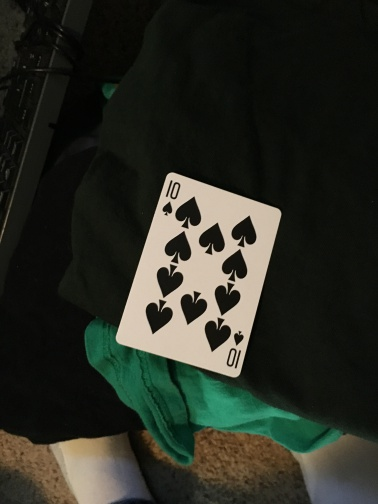
%> input picture Dataset/train/card_19.JPG, 378 x 504 px
$ octave segmentation.m   (GNU Octave 9; MATLAB toolbox functions it lacks are replaced by stand-ins)
%> lines starting %> are read from the running program, lines starting %| are printed output that depends on the picture; in (x1, y1, x2, y2) boxes, pixels count from 0 and x2, y2 are one past the last pixel; in counts of white or black regions, pixels touching at a corner belong together; the program's own positions count from 1
close all;
clear all;

img = rgb2gray(imread("Dataset/train/card_19.JPG"));
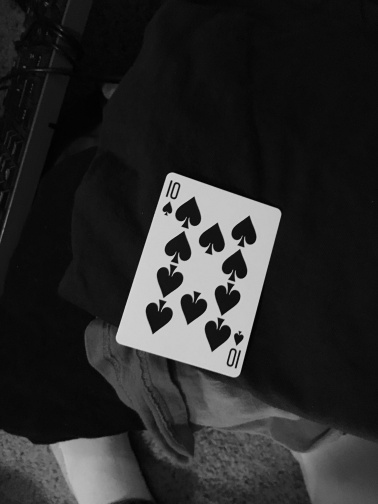
%> img: size 504x378 uint8; min 0, max 218, mean 42.3

% detect card
[counts,x] = imhist(img,17);
%> counts = 17 values, max 124779 at index 2, min 0 at index 16, mean 11206.6; x = 17 values from 0 to 255
T = otsuthresh(counts);
%> T = 0.375
img_bw = imbinarize(img,T);
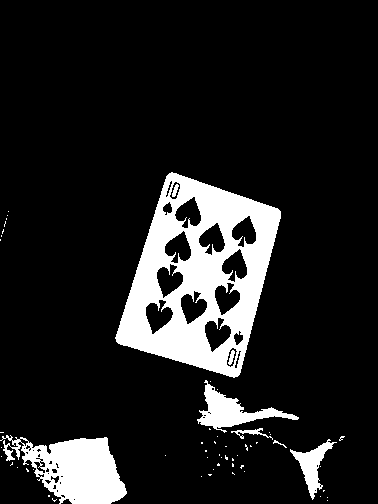
%> img_bw: size 504x378 logical; 13% white; 58 white regions (50 under 20 px), largest, box (x1, y1, x2, y2) and area: (115, 172, 281, 378) 16760, (0, 435, 127, 504) 4966, (197, 380, 299, 433) 1677

%> (the run ends here)

$ run again, with Dataset/train/card_1.JPG copied over Dataset/train/card_19.JPG
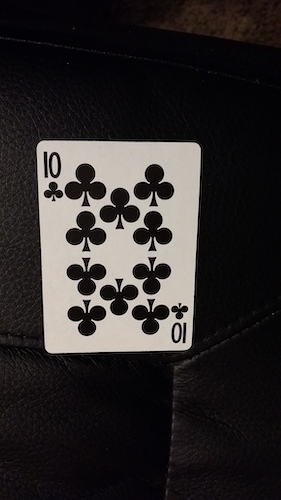
%> input picture Dataset/train/card_1.JPG, 281 x 500 px
%> counts = 17 values, max 51718 at index 1, min 0 at index 16, mean 8264.7; x = 17 values from 0 to 255
%> T = 0.375
%> `img_bw = imbinarize(img,T);`:
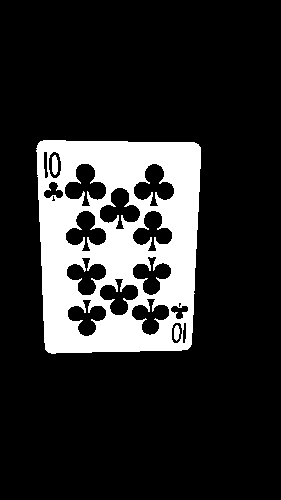
%> img_bw: size 500x281 logical; 17.2% white; 3 white regions, box (x1, y1, x2, y2) and area: (36, 140, 201, 354) 23920, (52, 155, 58, 175) 102, (174, 325, 180, 341) 74

$ run again, with Dataset/train/card_10.JPG copied over Dataset/train/card_19.JPG
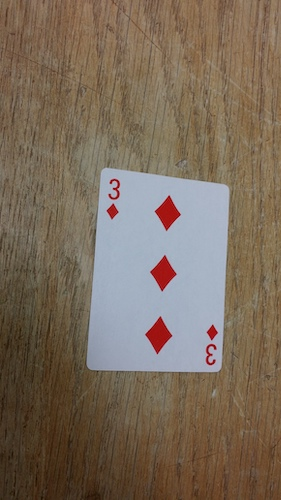
%> input picture Dataset/train/card_10.JPG, 281 x 500 px
%> `img = rgb2gray(imread("Dataset/train/card_19.JPG"));`:
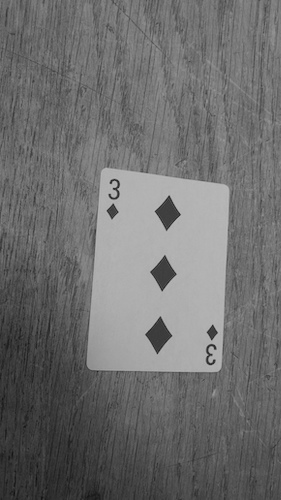
%> img: size 500x281 uint8; min 15, max 187, mean 110.1
%> counts = 17 values, max 37320 at index 8, min 0 at index 1, mean 8264.7; x = 17 values from 0 to 255
%> T = 0.5
%> `img_bw = imbinarize(img,T);`:
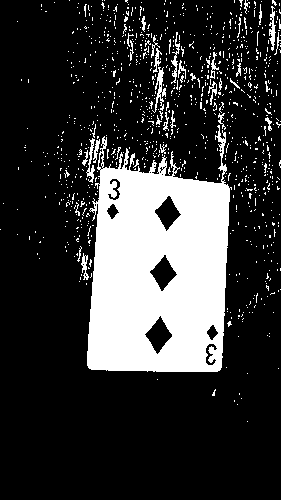
%> img_bw: size 500x281 logical; 21.2% white; 982 white regions (946 under 20 px), largest, box (x1, y1, x2, y2) and area: (87, 125, 232, 372) 25025, (152, 67, 166, 113) 221, (269, 6, 276, 51) 158

$ run again, with Dataset/train/card_11.JPG copied over Dataset/train/card_19.JPG
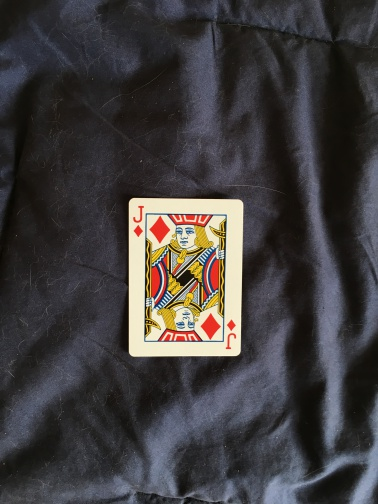
%> input picture Dataset/train/card_11.JPG, 378 x 504 px
%> `img = rgb2gray(imread("Dataset/train/card_19.JPG"));`:
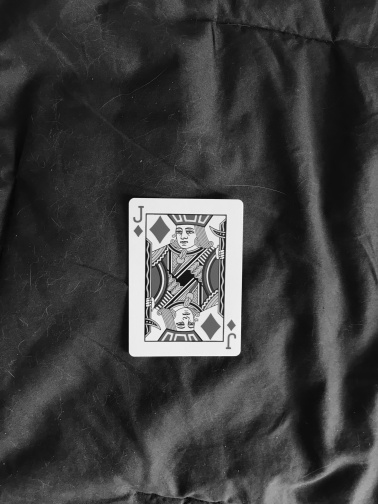
%> img: size 504x378 uint8; min 6, max 247, mean 62.7
%> counts = 17 values, max 49305 at index 3, min 0 at index 17, mean 11206.6; x = 17 values from 0 to 255
%> T = 0.438
%> `img_bw = imbinarize(img,T);`:
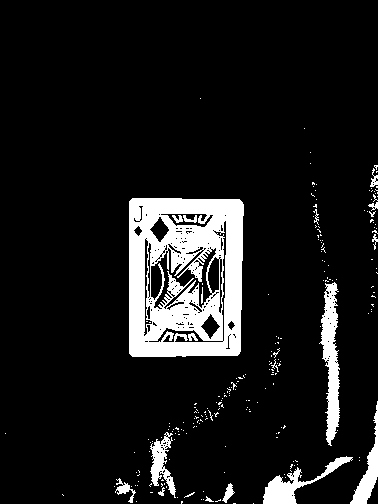
%> img_bw: size 504x378 logical; 10.2% white; 227 white regions (209 under 20 px), largest, box (x1, y1, x2, y2) and area: (129, 198, 244, 357) 13677, (319, 282, 340, 446) 1835, (263, 456, 353, 504) 1152
